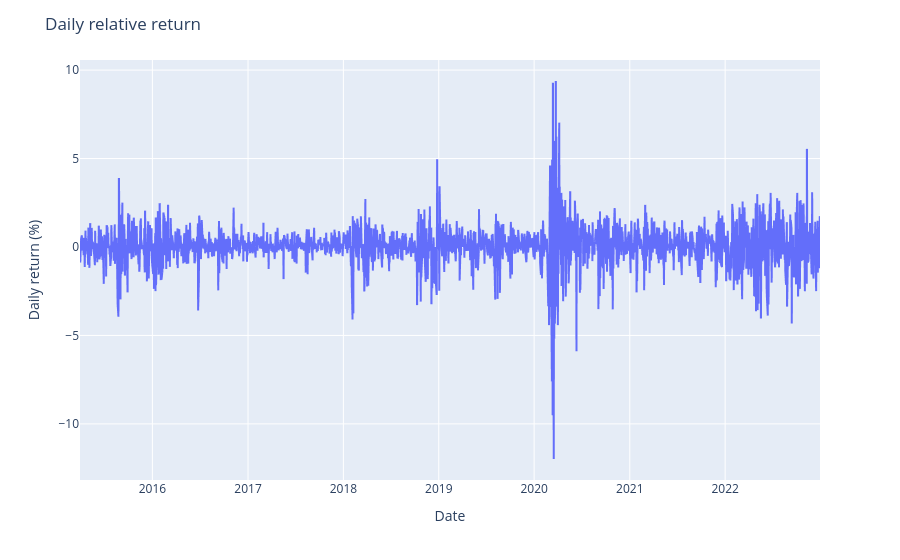

Notebook cell for this chart:
### Code cell
df_['daily_r'] = df_['SP500'].pct_change()*100

fig = px.line(df_,y = 'daily_r')
fig.update_layout(title = 'Daily relative return',
                  xaxis_title = 'Date',
                  yaxis_title = 'Daily return (%)',
                  legend_title = 'Curve')

fig.show()

### Figure 1 — Plotly figure (JSON) as saved in the notebook; plotly's stock layout.template omitted (floating-point values rounded to 4 significant figures; data arrays with more than 128 entries replaced by an {"elided": "..."} marker saying what was removed)
{"data": [{"hovertemplate": "DATE=%{x}<br>daily_r=%{y}<extra></extra>", "legendgroup": "", "line": {"color": "#636efa", "dash": "solid"}, "marker": {"symbol": "circle"}, "mode": "lines", "name": "", "showlegend": false, "type": "scattergl", "x": {"elided": "1955 str values"}, "xaxis": "x", "y": {"elided": "1955 float values"}, "yaxis": "y"}], "layout": {"autosize": true, "legend": {"title": {"text": "Curve"}, "tracegroupgap": 0}, "margin": {"t": 60}, "title": {"text": "Daily relative return"}, "xaxis": {"anchor": "y", "autorange": true, "domain": [0, 1], "range": ["2015-03-30", "2022-12-30"], "title": {"text": "Date"}, "type": "date"}, "yaxis": {"anchor": "x", "autorange": true, "domain": [0, 1], "range": [-13.17, 10.57], "title": {"text": "Daily return (%)"}, "type": "linear"}}}
